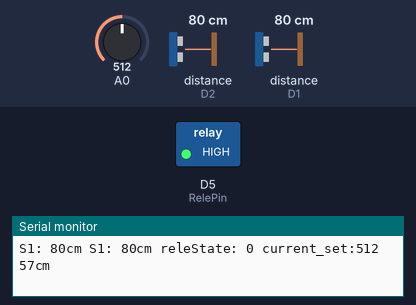
Bench run of a sketch on a simulated ESP8266 (NodeMCU). Shown: switched loads named in the sketch (green lamp = pin HIGH), the last lines printed to the serial monitor. Wiring (inferred from the names in the program): 2 × ultrasonic range finder: trigger D3, echo D1 / trigger D4, echo D2. The inputs (shaded band) are chosen by the test bench; at power-on: A0 = 512, distance to the obstacle (sensors on D2, D1) 80 cm. The echo pulse lasts 58.3 µs per cm; pins used as bus, display or sensor lines are not drawn.

Above: at 1.2 s.
1.3 s: A0 set to 694
2.8 s: A0 set to 717
At 3.7 s:
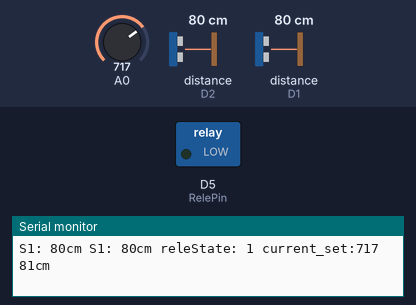
7.4 s: distance to the obstacle (sensor on D2) set to 76 cm
8.9 s: distance to the obstacle (sensor on D2) set to 87 cm
At 9.7 s:
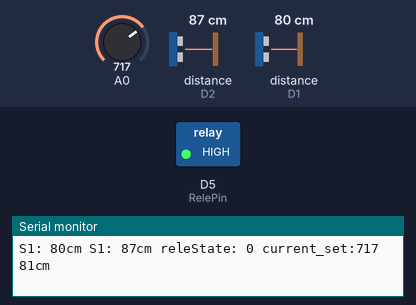
10.4 s: distance to the obstacle (sensor on D2) set to 2 cm
At 11.7 s:
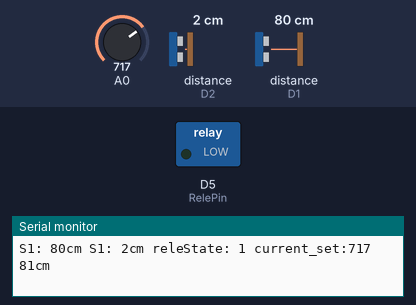
Timing chart, 0 to 12.9 s (numbered marks = the images above; inputs shaded):
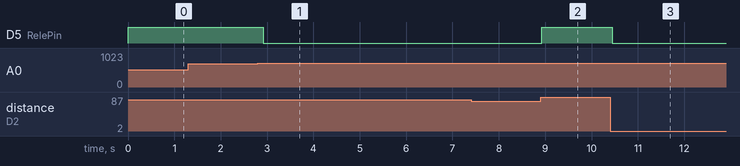

The sketch:

NODEMCU_2x_SR04_with_distance_regulator.ino
```cpp
const int ECHO_PIN_1 = D1; // ECHO PIN WORKING ONLY WITH THIS PINS: D1,D2,D8
const int ECHO_PIN_2 = D2; // ECHO PIN WORKING ONLY WITH THIS PINS: D1,D2,D8
const int TRIG_PIN_1 = D3;
const int TRIG_PIN_2 = D4;


const int ReleMaxDistance = 60; // in cm
const int RelePin = D5;
int LastDistance1 = 0;
int LastDistance2 = 0;

int EnableReleS1 = 0;
int EnableReleS2 = 0;

int CurrentSetDistance = 0;

void setup() {
  // initialize serial communication:
  Serial.begin(115200);

  pinMode(TRIG_PIN_1,OUTPUT);
  pinMode(ECHO_PIN_1,INPUT);
  pinMode(TRIG_PIN_2,OUTPUT);
  pinMode(ECHO_PIN_2,INPUT);

  pinMode(BUILTIN_LED, OUTPUT);
  digitalWrite(BUILTIN_LED, LOW);

  pinMode(RelePin, OUTPUT);
  digitalWrite(RelePin, HIGH);
}

long duration1, distanceCm1;
long duration2, distanceCm2;
long potentiometerValue = 0;

const char STRING_cm[] PROGMEM = "cm ";
const char STRING_oof[] PROGMEM = "Out of range ";
const char STRING_s1[] PROGMEM = "S1: ";
const char STRING_s2[] PROGMEM = "S1: ";
const char STRING_releState[] PROGMEM  = "releState: ";
const char STRING_currentSet[] PROGMEM  = " current_set:";

void loop()
{
  // read current position of potentiometer and calculate allowed distance
  potentiometerValue = analogRead(A0);
  CurrentSetDistance = ReleMaxDistance * potentiometerValue / 530;


  // Give a short LOW pulse beforehand to ensure a clean HIGH pulse:
  digitalWrite(TRIG_PIN_1, LOW);
  delayMicroseconds(2);
  digitalWrite(TRIG_PIN_1, HIGH);
  delayMicroseconds(10);
  digitalWrite(TRIG_PIN_1, LOW);
  duration1 = pulseIn(ECHO_PIN_1,HIGH);
  // convert the time into a distance
  distanceCm1 = duration1 / 29.1 / 2 ;

  delay(50);
   // Give a short LOW pulse beforehand to ensure a clean HIGH pulse:
  digitalWrite(TRIG_PIN_2, LOW);
  delayMicroseconds(2);
  digitalWrite(TRIG_PIN_2, HIGH);
  delayMicroseconds(10);
  digitalWrite(TRIG_PIN_2, LOW);
  duration2 = pulseIn(ECHO_PIN_2,HIGH);
  // convert the time into a distance
  distanceCm2 = duration2 / 29.1 / 2 ;

  EnableReleS1 = 0;
  if (distanceCm1 <= 0){ // Out of range
    distanceCm1 = 1000;
  }
  else if (distanceCm1 <= CurrentSetDistance & LastDistance1 < 100) // Aggiungo un check per evitare che becchi misurazioni inesistenti
  {
    EnableReleS1 = 1;
  }

  EnableReleS2 = 0;
  if (distanceCm2 <= 0){ // Out of range
    distanceCm2 = 1000;
  }
  else if (distanceCm2 <= CurrentSetDistance & LastDistance2 < 100) // Aggiungo un check per evitare che becchi misurazioni inesistenti
  {
    EnableReleS2 = 1;
  }

  digitalWrite(RelePin, (EnableReleS1 & EnableReleS2) ? LOW : HIGH);

  int releState = digitalRead(RelePin);
  Serial.print(FPSTR(STRING_s1));
  if (distanceCm1 == 1000)
  {
    Serial.print(FPSTR(STRING_oof));
  }
  else
  {
    Serial.print(distanceCm1);
    Serial.print(FPSTR(STRING_cm));
  }

  Serial.print(FPSTR(STRING_s2));
  if (distanceCm2 == 1000)
  {
    Serial.print(FPSTR(STRING_oof));
  }
  else
  {
    Serial.print(distanceCm2);
    Serial.print(FPSTR(STRING_cm));
  }

  Serial.print(FPSTR(STRING_releState));
  Serial.print(!releState);

  Serial.print(FPSTR(STRING_currentSet) );
  Serial.print(potentiometerValue);
  Serial.print(" ");
  Serial.print(CurrentSetDistance);
  Serial.print(FPSTR(STRING_cm));

  Serial.println();


  LastDistance1 = distanceCm1;
  LastDistance2 = distanceCm2;
 // delay(50);
}
```

Measured:
- the behaviour switches between 706 and 707 on A0 (found by bisection; images 0 and 1)
- the behaviour switches between 81 and 82 cm on distance to the obstacle (sensor on D2) (found by bisection; images 1 and 2)
- after the input at 2.8 s, D5 (RelePin): HIGH → LOW after 0.11 s
- after the input at 8.9 s, D5 (RelePin): LOW → HIGH at once
- after the input at 10.4 s, D5 (RelePin): HIGH → LOW after 0.05 s
